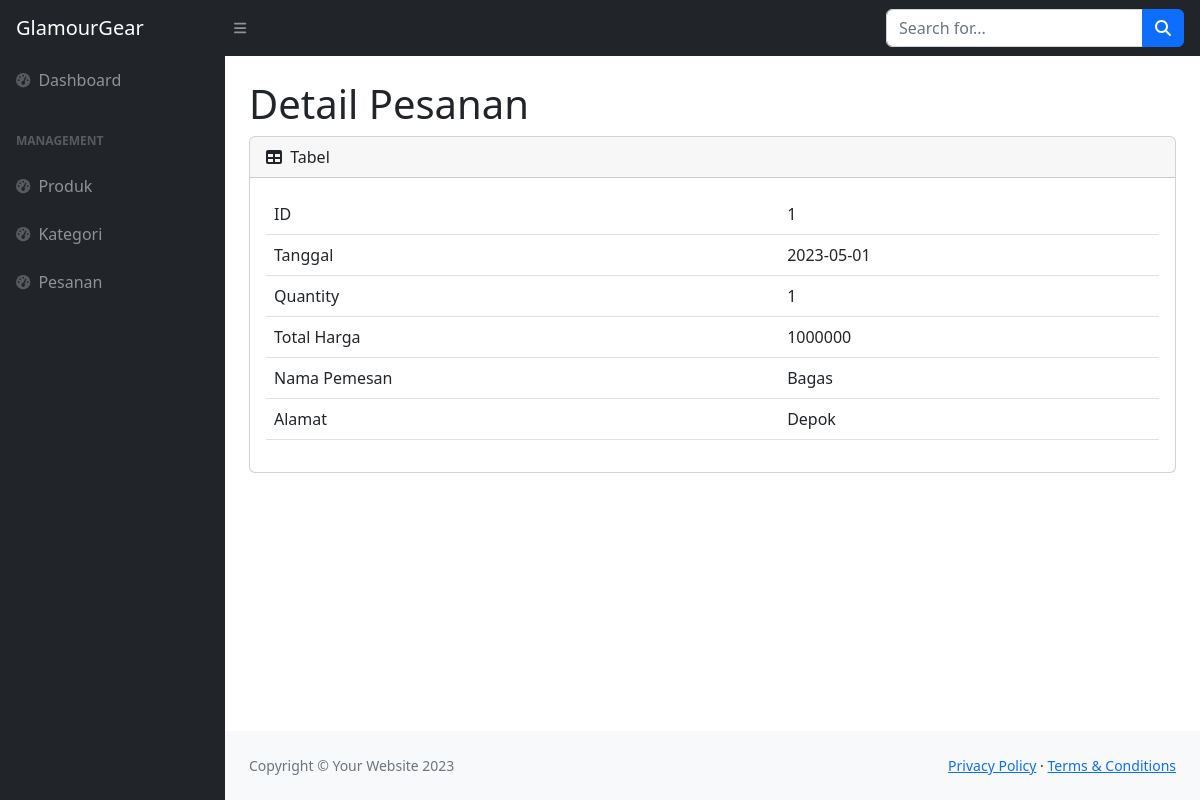
The app's page /backend/detail_pesanan.php?id=1 with its own data.
### tables this page shows
CREATE TABLE `pesanan` (
  `id` int(11) NOT NULL,
  `tanggal` date NOT NULL,
  `qty` int(11) NOT NULL,
  `total_harga` int(11) NOT NULL,
  `nama_pemesan` varchar(45) NOT NULL,
  `alamat` text NOT NULL
);

### backend/detail_pesanan.php (the view)
<!DOCTYPE html>
<html lang="en">
<?php include('plugins/header.php'); ?>
<?php include('config/dbkoneksi.php'); ?>
<?php
    $_id = $_GET['id'];
    $sql = "SELECT * FROM pesanan WHERE id=?";
    $st = $dbh->prepare($sql);
    $st->execute([$_id]);
    $row = $st->fetch();
?>
<body class="sb-nav-fixed">
    <?php include('plugins/navbar.php'); ?>
    <div id="layoutSidenav">
        <?php include('plugins/sidebar.php'); ?>
        <div id="layoutSidenav_content">
            <main>
                <div class="container-fluid px-4">
                    <h1 class="mt-4">Detail Pesanan</h1>
                    <div class="card mb-4">
                        <div class="card-header">
                            <i class="fas fa-table me-1"></i>
                            Tabel
                        </div>
                        <div class="card-body">
                            <table class="table">
                                <tbody>
                                    <tr>
                                        <td>ID</td>
                                        <td>
                                            <?= $row['id'] ?>
                                        </td>
                                    </tr>
                                    <tr>
                                        <td>Tanggal</td>
                                        <td>
                                            <?= $row['tanggal'] ?>
                                        </td>
                                    </tr>
                                    <tr>
                                        <td>Quantity</td>
                                        <td>
                                            <?= $row['qty'] ?>
                                        </td>
                                    </tr>
                                    <tr>
                                        <td>Total Harga</td>
                                        <td>
                                            <?= $row['total_harga'] ?>
                                        </td>
                                    </tr>
                                    <tr>
                                        <td>Nama Pemesan</td>
                                        <td>
                                            <?= $row['nama_pemesan'] ?>
                                        </td>
                                    </tr>
                                    <tr>
                                        <td>Alamat</td>
                                        <td>
                                            <?= $row['alamat'] ?>
                                        </td>
                                    </tr>
                                </tbody>
                            </table>
                        </div>
                    </div>
                </div>
            </main>
            <?php include('plugins/footer.php'); ?>
        </div>
    </div>
</body>
</html>

### records on screen
pesanan: id "1", tanggal "2023-05-01", qty "1", total_harga "1000000", nama_pemesan "Bagas", alamat "Depok"
